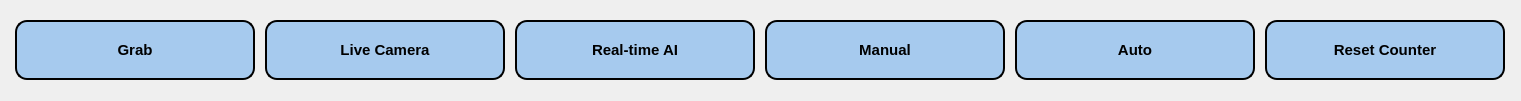
   <widget class="QWidget" name="widget_button" native="true">
    <property name="geometry">
     <rect>
      <x>390</x>
      <y>890</y>
      <width>1521</width>
      <height>101</height>
     </rect>
    </property>
    <property name="minimumSize">
     <size>
      <width>1521</width>
      <height>101</height>
     </size>
    </property>
    <property name="maximumSize">
     <size>
      <width>1521</width>
      <height>101</height>
     </size>
    </property>
    <property name="styleSheet">
     <string notr="true">background-color: qlineargradient(
spread:pad, 
x1:0, y1:0, x2:0, y2:1, 
stop:0 #738B95, 
stop:1 #BAE5F5
);
border-radius: 7px;</string>
    </property>
    <layout class="QHBoxLayout" name="horizontalLayout_5">
     <item>
      <widget class="QPushButton" name="button_grab">
       <property name="sizePolicy">
        <sizepolicy hsizetype="Preferred" vsizetype="Fixed">
         <horstretch>0</horstretch>
         <verstretch>0</verstretch>
        </sizepolicy>
       </property>
       <property name="minimumSize">
        <size>
         <width>0</width>
         <height>60</height>
        </size>
       </property>
       <property name="maximumSize">
        <size>
         <width>240</width>
         <height>16777215</height>
        </size>
       </property>
       <property name="font">
        <font>
         <pointsize>11</pointsize>
         <weight>75</weight>
         <bold>true</bold>
        </font>
       </property>
       <property name="styleSheet">
        <string notr="true">QPushButton {
    background-color: #A6CAEE;
    border: 2px solid black;
    border-radius: 12px;
padding: 10px 10px;
}

QPushButton:hover {
    background-color: qlineargradient(
spread:pad, 
x1:0, y1:0, x2:0, y2:1, 

stop:0 #738B95, 
stop:1 #BAE5F5
    );
}

QPushButton:pressed {
    background-color: qlineargradient(
spread:pad, 
x1:0, y1:0, x2:0, y2:1, 
stop:0  #BAE5F5, 
stop:1 #738B95
);
    padding-top: 6px;   /* tạo cảm giác ấn xuống */
}</string>
       </property>
       <property name="text">
        <string>Grab</string>
       </property>
       <property name="icon">
        <iconset>
         <normaloff>all-icons/webcam-4-24.png</normaloff>all-icons/webcam-4-24.png</iconset>
       </property>
       <property name="iconSize">
        <size>
         <width>28</width>
         <height>28</height>
        </size>
       </property>
      </widget>
     </item>
     <item>
      <widget class="QPushButton" name="button_live_camera">
       <property name="sizePolicy">
        <sizepolicy hsizetype="Preferred" vsizetype="Fixed">
         <horstretch>0</horstretch>
         <verstretch>0</verstretch>
        </sizepolicy>
       </property>
       <property name="minimumSize">
        <size>
         <width>0</width>
         <height>60</height>
        </size>
       </property>
       <property name="maximumSize">
        <size>
         <width>240</width>
         <height>16777215</height>
        </size>
       </property>
       <property name="font">
        <font>
         <pointsize>11</pointsize>
         <weight>75</weight>
         <bold>true</bold>
        </font>
       </property>
       <property name="styleSheet">
        <string notr="true">QPushButton {
    background-color: #A6CAEE;
    border: 2px solid black;
    border-radius: 12px;
padding: 10px 10px;
}

QPushButton:hover {
    background-color: qlineargradient(
spread:pad, 
x1:0, y1:0, x2:0, y2:1, 

stop:0 #738B95, 
stop:1 #BAE5F5
    );
}

QPushButton:pressed {
    background-color: qlineargradient(
spread:pad, 
x1:0, y1:0, x2:0, y2:1, 
stop:0  #BAE5F5, 
stop:1 #738B95
);
    padding-top: 6px;   /* tạo cảm giác ấn xuống */
}</string>
       </property>
       <property name="text">
        <string>Live Camera</string>
       </property>
       <property name="icon">
        <iconset>
         <normaloff>all-icons/video-camera.png</normaloff>all-icons/video-camera.png</iconset>
       </property>
       <property name="iconSize">
        <size>
         <width>28</width>
         <height>28</height>
        </size>
       </property>
      </widget>
     </item>
     <item>
      <widget class="QPushButton" name="button_real_time">
       <property name="sizePolicy">
        <sizepolicy hsizetype="Preferred" vsizetype="Fixed">
         <horstretch>0</horstretch>
         <verstretch>0</verstretch>
        </sizepolicy>
       </property>
       <property name="minimumSize">
        <size>
         <width>0</width>
         <height>60</height>
        </size>
       </property>
       <property name="maximumSize">
        <size>
         <width>240</width>
         <height>16777215</height>
        </size>
       </property>
       <property name="font">
        <font>
         <pointsize>11</pointsize>
         <weight>75</weight>
         <bold>true</bold>
        </font>
       </property>
       <property name="styleSheet">
        <string notr="true">QPushButton {
    background-color: #A6CAEE;
    border: 2px solid black;
    border-radius: 12px;
padding: 10px 10px;
}

QPushButton:hover {
    background-color: qlineargradient(
spread:pad, 
x1:0, y1:0, x2:0, y2:1, 

stop:0 #738B95, 
stop:1 #BAE5F5
    );
}

QPushButton:pressed {
    background-color: qlineargradient(
spread:pad, 
x1:0, y1:0, x2:0, y2:1, 
stop:0  #BAE5F5, 
stop:1 #738B95
);
    padding-top: 6px;   /* tạo cảm giác ấn xuống */
}</string>
       </property>
       <property name="text">
        <string>Real-time AI</string>
       </property>
       <property name="icon">
        <iconset>
         <normaloff>all-icons/brainstorming.png</normaloff>all-icons/brainstorming.png</iconset>
       </property>
       <property name="iconSize">
        <size>
         <width>28</width>
         <height>28</height>
        </size>
       </property>
      </widget>
     </item>
     <item>
      <widget class="QPushButton" name="button_manual">
       <property name="sizePolicy">
        <sizepolicy hsizetype="Preferred" vsizetype="Fixed">
         <horstretch>0</horstretch>
         <verstretch>0</verstretch>
        </sizepolicy>
       </property>
       <property name="minimumSize">
        <size>
         <width>0</width>
         <height>60</height>
        </size>
       </property>
       <property name="maximumSize">
        <size>
         <width>240</width>
         <height>16777215</height>
        </size>
       </property>
       <property name="font">
        <font>
         <pointsize>11</pointsize>
         <weight>75</weight>
         <bold>true</bold>
        </font>
       </property>
       <property name="styleSheet">
        <string notr="true">QPushButton {
    background-color: #A6CAEE;
    border: 2px solid black;
    border-radius: 12px;
padding: 10px 10px;
}

QPushButton:hover {
    background-color: qlineargradient(
spread:pad, 
x1:0, y1:0, x2:0, y2:1, 

stop:0 #738B95, 
stop:1 #BAE5F5
    );
}

QPushButton:pressed {
    background-color: qlineargradient(
spread:pad, 
x1:0, y1:0, x2:0, y2:1, 
stop:0  #BAE5F5, 
stop:1 #738B95
);
    padding-top: 6px;   /* tạo cảm giác ấn xuống */
}</string>
       </property>
       <property name="text">
        <string>Manual</string>
       </property>
       <property name="icon">
        <iconset>
         <normaloff>all-icons/bullseye-pointer.png</normaloff>all-icons/bullseye-pointer.png</iconset>
       </property>
       <property name="iconSize">
        <size>
         <width>28</width>
         <height>28</height>
        </size>
       </property>
      </widget>
     </item>
     <item>
      <widget class="QPushButton" name="button_auto">
       <property name="sizePolicy">
        <sizepolicy hsizetype="Preferred" vsizetype="Fixed">
         <horstretch>0</horstretch>
         <verstretch>0</verstretch>
        </sizepolicy>
       </property>
       <property name="minimumSize">
        <size>
         <width>0</width>
         <height>60</height>
        </size>
       </property>
       <property name="maximumSize">
        <size>
         <width>240</width>
         <height>16777215</height>
        </size>
       </property>
       <property name="font">
        <font>
         <pointsize>11</pointsize>
         <weight>75</weight>
         <bold>true</bold>
        </font>
       </property>
       <property name="styleSheet">
        <string notr="true">QPushButton {
    background-color: #A6CAEE;
    border: 2px solid black;
    border-radius: 12px;
padding: 10px 10px;
}

QPushButton:hover {
    background-color: qlineargradient(
spread:pad, 
x1:0, y1:0, x2:0, y2:1, 

stop:0 #738B95, 
stop:1 #BAE5F5
    );
}

QPushButton:pressed {
    background-color: qlineargradient(
spread:pad, 
x1:0, y1:0, x2:0, y2:1, 
stop:0  #BAE5F5, 
stop:1 #738B95
);
    padding-top: 6px;   /* tạo cảm giác ấn xuống */
}</string>
       </property>
       <property name="text">
        <string>Auto</string>
       </property>
       <property name="icon">
        <iconset>
         <normaloff>all-icons/repeat-24.png</normaloff>all-icons/repeat-24.png</iconset>
       </property>
       <property name="iconSize">
        <size>
         <width>28</width>
         <height>28</height>
        </size>
       </property>
      </widget>
     </item>
     <item>
      <widget class="QPushButton" name="button_reset_counter">
       <property name="sizePolicy">
        <sizepolicy hsizetype="Preferred" vsizetype="Fixed">
         <horstretch>0</horstretch>
         <verstretch>0</verstretch>
        </sizepolicy>
       </property>
       <property name="minimumSize">
        <size>
         <width>0</width>
         <height>60</height>
        </size>
       </property>
       <property name="maximumSize">
        <size>
         <width>240</width>
         <height>16777215</height>
        </size>
       </property>
       <property name="font">
        <font>
         <pointsize>11</pointsize>
         <weight>75</weight>
         <bold>true</bold>
        </font>
       </property>
       <property name="styleSheet">
        <string notr="true">QPushButton {
    background-color: #A6CAEE;
    border: 2px solid black;
    border-radius: 12px;
padding: 10px 10px;
}

QPushButton:hover {
    background-color: qlineargradient(
spread:pad, 
x1:0, y1:0, x2:0, y2:1, 

stop:0 #738B95, 
stop:1 #BAE5F5
    );
}

QPushButton:pressed {
    background-color: qlineargradient(
spread:pad, 
x1:0, y1:0, x2:0, y2:1, 
stop:0  #BAE5F5, 
stop:1 #738B95
);
    padding-top: 6px;   /* tạo cảm giác ấn xuống */
}</string>
       </property>
       <property name="text">
        <string>Reset Counter</string>
       </property>
       <property name="icon">
        <iconset>
         <normaloff>all-icons/counter.png</normaloff>all-icons/counter.png</iconset>
       </property>
       <property name="iconSize">
        <size>
         <width>32</width>
         <height>32</height>
        </size>
       </property>
      </widget>
     </item>
    </layout>
   </widget>
